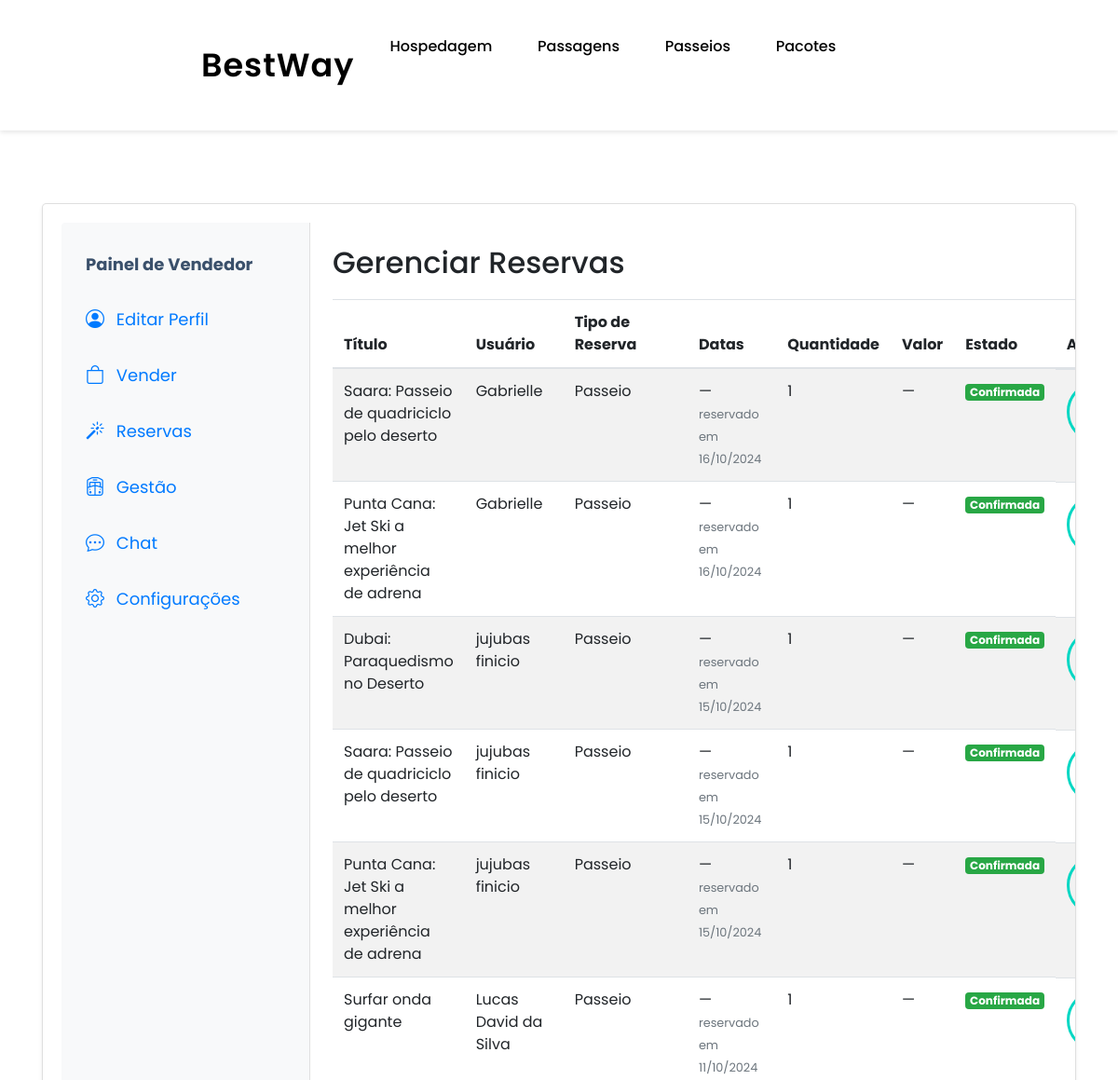
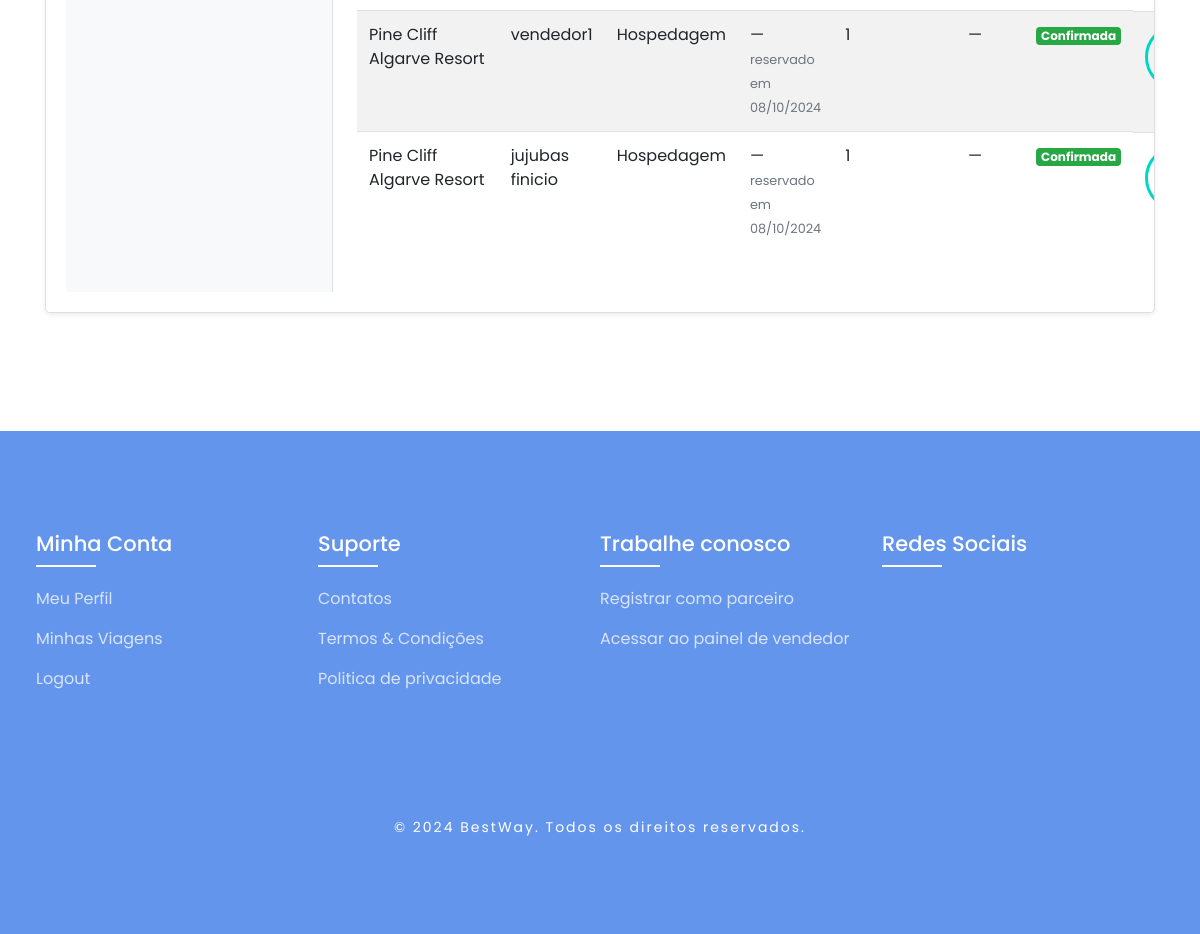
/public/vendedor/gerenciar_reservas.php (signed in), run on the app's committed database (2 pictures, top to bottom).
### tables this page shows
CREATE TABLE `t_reservas` (
  `id` int(11) NOT NULL,
  `item_id` int(11) NOT NULL,
  `user_id` int(11) NOT NULL,
  `tipo_reserva` enum('atividade','voo','hospedagem','pacote') NOT NULL,
  `data_reserva` date NOT NULL,
  `quantidade` int(11) NOT NULL,
  `data_inicio` date DEFAULT NULL,
  `data_fim` date DEFAULT NULL,
  `preco_unitario` decimal(10,2) DEFAULT NULL,
  `preco_total` decimal(10,2) DEFAULT NULL,
  `estado` enum('confirmada','cancelada') NOT NULL DEFAULT 'confirmada'
);

CREATE TABLE `t_user` (
  `id` int(11) NOT NULL,
  `nick` varchar(20) NOT NULL,
  `nome` varchar(100) NOT NULL,
  `email` varchar(50) NOT NULL,
  `nome_marca` varchar(150) NOT NULL DEFAULT '',
  `biografia` text DEFAULT NULL,
  `data_nasc` varchar(10) DEFAULT NULL,
  `pass` varchar(255) NOT NULL,
  `foto` varchar(50) DEFAULT NULL,
  `tipo_user` int(11) NOT NULL DEFAULT 0,
  `notificacoes_ofertas` tinyint(1) NOT NULL DEFAULT 1,
  `tipo_antes_bloqueio` int(11) DEFAULT NULL,
  `email_confirmado` tinyint(1) NOT NULL DEFAULT 0
);

### config/reservas.php (called while the page is built, shortened)
<?php
function reserva_sql_vendedor($r)
{
    return "CASE $r.tipo_reserva
        WHEN 'atividade' THEN (SELECT id_user FROM t_artigo WHERE id = $r.item_id)
        WHEN 'hospedagem' THEN (SELECT id_user FROM t_hospedagem WHERE id = $r.item_id)
        WHEN 'pacote' THEN (SELECT id_user FROM t_pacotes WHERE id = $r.item_id)
    END";
}
function reserva_sql_titulo($r)
{
    return "CASE $r.tipo_reserva
        WHEN 'atividade' THEN (SELECT titulo FROM t_artigo WHERE id = $r.item_id)
        WHEN 'hospedagem' THEN (SELECT nome FROM t_hospedagem WHERE id = $r.item_id)
        WHEN 'pacote' THEN (SELECT titulo FROM t_pacotes WHERE id = $r.item_id)
        WHEN 'voo' THEN (SELECT CONCAT(airline, ' ', flight_number) FROM t_voos WHERE id = $r.item_id)
    END";
}
function reserva_tipo_nome($tipo)
{
    return ['atividade' => 'Passeio', 'hospedagem' => 'Hospedagem', 'pacote' => 'Pacote', 'voo' => 'Voo'][$tipo] ?? $tipo;
}
function reserva_data($texto)
{
    $data = DateTimeImmutable::createFromFormat('!Y-m-d', $texto);
    return ($data && $data->format('Y-m-d') === $texto) ? $data : null;
}
function reserva_formatar_data($texto)
{
    $data = reserva_data($texto);
    return $data ? $data->format('d/m/Y') : '—';
}
function reserva_formatar_periodo($inicio, $fim)
{
    if (!$inicio) {
        return '—';
    }
    return $fim && $fim !== $inicio
        ? reserva_formatar_data($inicio) . ' a ' . reserva_formatar_data($fim)
        : reserva_formatar_data($inicio);
}
function reserva_formatar_preco($valor)
{
    return $valor === null ? '—' : number_format((float) $valor, 2, ',', '.') . ' €';
}

### public/vendedor/gerenciar_reservas.php (the view, shortened to what this page needs)
<?php
include '../../config/reservas.php';
$vendedor_id = $_SESSION['id'];
$sql = "SELECT r.id, r.item_id, r.tipo_reserva, r.data_reserva, r.quantidade,
               r.data_inicio, r.data_fim, r.preco_total, r.estado, u.nome AS user_nome,
               " . reserva_sql_titulo('r') . " AS titulo
        FROM t_reservas r
        JOIN t_user u ON r.user_id = u.id
        WHERE " . reserva_sql_vendedor('r') . " = ?
        ORDER BY (r.data_inicio IS NULL), r.data_inicio DESC, r.id DESC";
$stmt = $ligacao->prepare($sql);
$stmt->bind_param("i", $vendedor_id);
$stmt->execute();
$result = $stmt->get_result();
?>
<!DOCTYPE html>
<html lang="pt">
<head>
    <link rel="stylesheet" href="../../assets/css/style.css">
    <link rel="stylesheet" href="../../assets/css/styleperfil.css">
    <link href="https://cdn.jsdelivr.net/npm/bootstrap-icons/font/bootstrap-icons.css" rel="stylesheet">
    <link href="https://cdn.jsdelivr.net/npm/bootstrap@4.5.0/dist/css/bootstrap.min.css" rel="stylesheet">
</head>
<body>
    <?php $cabecalho_escuro = true; include __DIR__ . '/../../views/partials/header.php'; ?>
    <br><br><br><br><br><br><br>
    <div class="container light-style flex-grow-1 container-p-y">
        <div class="card shadow-sm rounded-lg">
            <div class="row no-gutters">
                <div class="col-md-3 p-3 bg-light rounded-left menu-container">
                    <nav class="menu">
                        <a class="menu-item" style="color: #3A506B"><strong>Painel de Vendedor</strong></a>
                        <a class="menu-item" href="admin.php" onclick="showContent('profile');"><i class="bi bi-person-circle"></i> Editar Perfil</a>
                        <a class="menu-item" href="vender_opcoes.php"><i class="bi bi-bag"></i> Vender</a>
                        <a class="menu-item" href="gerenciar_reservas.php"><i class="bi bi-magic"></i> Reservas</a>
                        <a class="menu-item" href="gestao_opcoes.php"><i class="bi bi-train-freight-front"></i> Gestão</a>
                        <a class="menu-item" href="chat.php"><i class="bi bi-chat-dots"></i> Chat</a>
                        <a class="menu-item" href="configuracoes.php"><i class="bi bi-gear"></i> Configurações</a>
                    </nav>
                </div>
                <div class="col-md-9 p-4">
                    <h2>Gerenciar Reservas</h2>
                    <table class="table table-striped">
                        <thead>
                            <tr>
                                <th>Título</th>
                                <th>Usuário</th>
                                <th>Tipo de Reserva</th>
                                <th>Datas</th>
                                <th>Quantidade</th>
                                <th>Valor</th>
                                <th>Estado</th>
                                <th>Ações</th>
                            </tr>
                        </thead>
                        <tbody>
                            <?php while ($row = $result->fetch_assoc()): ?>
                            <tr>
                                <td><?php echo htmlspecialchars($row['titulo']); ?></td>
                                <td><?php echo htmlspecialchars($row['user_nome']); ?></td>
                                <td><?= htmlspecialchars(reserva_tipo_nome($row['tipo_reserva'])) ?></td>
                                <td>
                                    <?= reserva_formatar_periodo($row['data_inicio'], $row['data_fim']) ?>
                                    <br><small class="text-muted">reservado em <?= reserva_formatar_data($row['data_reserva']) ?></small>
                                </td>
                                <td><?php echo htmlspecialchars($row['quantidade']); ?></td>
                                <td><?= reserva_formatar_preco($row['preco_total']) ?></td>
                                <td><?= $row['estado'] == 'cancelada' ? '<span class="badge badge-secondary">Cancelada</span>' : '<span class="badge badge-success">Confirmada</span>' ?></td>
                            <td class="action-btns">
                                <?php if ($row['estado'] == 'confirmada'): ?>
                                <button type="button" class="btn btn-edit" data-toggle="modal" data-target="#editModal" data-reserva-id="<?php echo $row['id']; ?>" data-quantidade="<?= (int) $row['quantidade'] ?>">
                                    </button>
                                <?php endif; ?>
                                </td>
                            </tr>
                            <?php endwhile; ?>
                        </tbody>
                    </table>
                </div>
            </div>
        </div>
    </div>
    <br><br>
    <?php include '../../views/partials/footer.php' ?>
</body>
</html>

### assets/css/style.css (style rules this page uses)
* { padding: 0; margin: 0; box-sizing: border-box; font-family: "Poppins", sans-serif; text-decoration: none; list-style: none; scroll-behavior: smooth; }
:root { --bg-color: #fff; --text-color: #221314; --second-color: #4169e1; --main-color: #6495ed; --big-font: 6rem; --h2-font: 3rem; --p-font: 1.1rem; }
body { background: var(--bg-color); color: var(--text-color); }
.btn { background: var(--main-color); color: white; padding: 12px 20px; border-radius: 5px; cursor: pointer; }
body { font-family: Arial, sans-serif; margin: 0; padding: 0; background-color: #f4f4f4; }
@media (max-width: 1400px) { :root { --big-font: 4.5rem; --h2-font: 2.3rem; --p-font: 1rem; transition: 0.2s; } }

### assets/css/styleperfil.css (style rules this page uses)
body { background-image: url('images/fundo.png'); background-size: cover; background-position: center; font-family: 'San Francisco', 'Helvetica Neue', Arial, sans-serif; margin-top: 30px; color: #333; }
.container { max-width: 300px; margin: 30px auto; padding: 20px; }
.card { background: #ffffff; box-shadow: 0 1px 3px rgba(0, 0, 0, 0.1); padding: 20px; margin-bottom: 20px; }
.btn { background: #007aff; color: #ffffff; padding: 10px 20px; border-radius: 50px; font-size: 14px; transition: background-color 0.3s ease, transform 0.3s ease; }
.card, .btn { border-radius: 12px; }

### public/vendedor/gerenciar_reservas.php (style rules this page uses)
body { font-family: 'Poppins', sans-serif; }
.menu-container { background-color: #f8f9fa; border-right: 1px solid #e0e0e0; }
.menu { display: flex; flex-direction: column; }
.menu-item { color: #007AFF; padding: 10px; margin: 5px 0; text-decoration: none; font-size: 18px; border-radius: 10px; transition: background-color 0.3s ease, transform 0.2s ease-in-out; }
.menu-item i { margin-right: 8px; font-size: 20px; }
.card { border-radius: 15px; overflow: hidden; }
.table { margin-top: 20px; }
.btn-edit { background-color: transparent; color: #28a745; border-radius: 50px; margin-right: 5px; background-color: transparent; border: 3px solid #00d7c3; }
.action-btns { display: flex; gap: 10px; }

### data on the page
t_reservas: titulo "Saara: Passeio de quadriciclo pelo deserto", user.nome "Gabrielle", tipo_reserva "Passeio", reserva_formatar_periodo($row['data_inicio'], $row['data_fim']) "—", data_reserva "16/10/2024", quantidade "1", preco_total "—", estado "Confirmada"
t_reservas: titulo "Punta Cana: Jet Ski a melhor experiência de adrena", user.nome "Gabrielle", tipo_reserva "Passeio", reserva_formatar_periodo($row['data_inicio'], $row['data_fim']) "—", data_reserva "16/10/2024", quantidade "1", preco_total "—", estado "Confirmada"
t_reservas: titulo "Dubai: Paraquedismo no Deserto", user.nome "jujubas finicio", tipo_reserva "Passeio", reserva_formatar_periodo($row['data_inicio'], $row['data_fim']) "—", data_reserva "15/10/2024", quantidade "1", preco_total "—", estado "Confirmada"
t_reservas: titulo "Saara: Passeio de quadriciclo pelo deserto", user.nome "jujubas finicio", tipo_reserva "Passeio", reserva_formatar_periodo($row['data_inicio'], $row['data_fim']) "—", data_reserva "15/10/2024", quantidade "1", preco_total "—", estado "Confirmada"
t_reservas: titulo "Punta Cana: Jet Ski a melhor experiência de adrena", user.nome "jujubas finicio", tipo_reserva "Passeio", reserva_formatar_periodo($row['data_inicio'], $row['data_fim']) "—", data_reserva "15/10/2024", quantidade "1", preco_total "—", estado "Confirmada"
t_reservas: titulo "Surfar onda gigante", user.nome "Lucas David da Silva", tipo_reserva "Passeio", reserva_formatar_periodo($row['data_inicio'], $row['data_fim']) "—", data_reserva "11/10/2024", quantidade "1", preco_total "—", estado "Confirmada"
t_reservas: titulo "Pine Cliff Algarve Resort", user.nome "vendedor1", tipo_reserva "Hospedagem", reserva_formatar_periodo($row['data_inicio'], $row['data_fim']) "—", data_reserva "08/10/2024", quantidade "1", preco_total "—", estado "Confirmada"
t_reservas: titulo "Pine Cliff Algarve Resort", user.nome "jujubas finicio", tipo_reserva "Hospedagem", reserva_formatar_periodo($row['data_inicio'], $row['data_fim']) "—", data_reserva "08/10/2024", quantidade "1", preco_total "—", estado "Confirmada"
